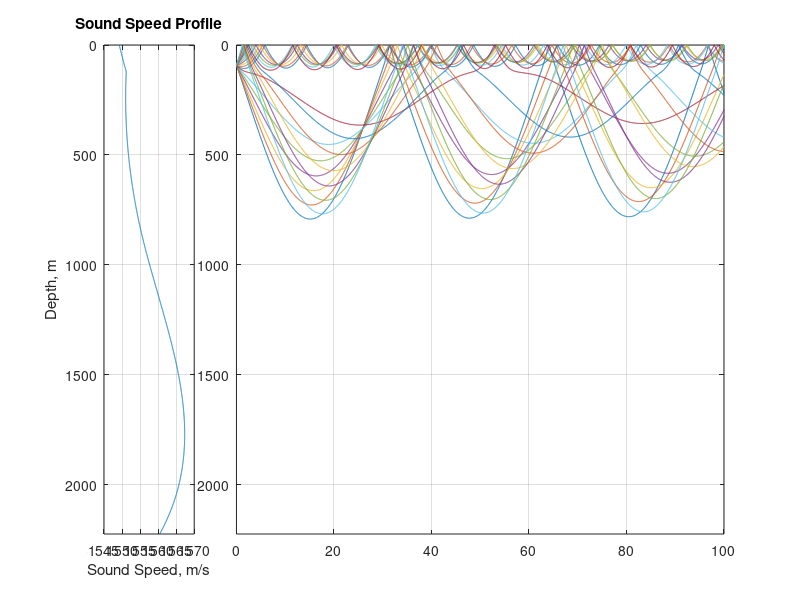

MATLAB code to generate this figure: (Note: this script raises an error after producing the figure.)
%% UNDERWATER RAT TRACER.

% Dimitri Croes
% Engineering physics student at Eindhoven, The Netherlands
% 2021

% paper used for making this tool
% TU Delft, “Underwater propagation Ray acoustics,” pp. 65–80.



%% Clear
clear
close all
clc
%% Setup SSP


%Depth, Positive is down
z=[0 102 204 306 408 537 667 796 926 1056 1185 1315 1444 1574 1704 1833 1963 2092 2222 2352 2481 2611 2740]/3.281;
%SSP
c=[5082.99 5084.57 5086.16 5087.75 5089.33 5089.05 5088.88 5088.84 5088.91 5089.09 5089.40 5089.82 5090.36 5091.02 5091.80 5092.69 5093.71 5094.84 5096.09 5097.45 5098.94 5100.54 5102.26]/3.281;

%interpolation of SSP
zz = 0:1:round(7300/3.281);
cc=interp1(z,c,zz,'pchip','extrap');

%% initial values
xmax=100000; %max value of x.
dx=50; %step size of x (lower = longer calculations and bigger files)
x0=0; %start x position
z0=91; %start depth positive is down
theta0=linspace(-4,4,20); %starting angle (can be array of angles)

%% run Simulation
arch = computer('arch');

if zz(1) ~= 0 %extend SSP to surface if that isn't already the case.
    zz = [0 zz(:)'];
    cc = [cc(1) cc(:)'];
end


g = diff(cc)./diff(zz); %Calculate gradient for every depth of zz


for m=1:length(theta0) % loops through starting angles
    %calculate first values by "Hand"
    x(1)=x0;
    Z(1)=z0;
    
    angle(1)=theta0(m);
    c0(1)=cc(Z(1));
    G=g(Z(1));
    R0(1)=-c0(1)/(cosd(angle(1))*G);
    
    i=2;
    while x<=xmax
        x(i)=x(i-1)+dx;
        angle(i)=asind(((x(i)-x(i-1))/R0(i-1))+sind(angle(i-1))); %new angle
        
        
        Z(i)=(R0(i-1)*(cosd(angle(i))-cosd(angle(i-1))))+Z(i-1); %new depth
        if Z(i)<1 %if new depth is above surface (or out of bounds)
            Z(i)=0; %set depth to surface
            angle(i)=-angle(i-1); %reflect ray
            c0(i)=cc(1); %set speed to surface speed
            G=g(1); %set gradient to surface gradient
        elseif Z(i)>zz(end) %if new depth is under seafloor (or out of bounds)
            Z(i)=zz(end);
            angle(i)=-angle(i-1);
            c0(i)=cc(end);
            G=g(end);
            
        else
            c0(i)=cc(floor(Z(i)+1))+(Z(i)+1-floor(Z(i)+1))*((cc(ceil(Z(i)+1))-cc(floor(Z(i)+1)))/(ceil(Z(i)+1)-floor(Z(i)+1))); %lineair interpolation of speed at current depth
            
            
            G=g(round(Z(i))); %gradient at current depth (should also be interpolated like above but im lazy)
            
        end
        
        
        
        
        R0(i)=c0(i)/(cosd(angle(i))*G); %calculate curvature radius
        
        
        i=i+1;
        
    end
    X{m}=x; %store variables to cell
    ZZ{m}=Z;
    clear x Z R0 angle %clean variables for new run
end
%% plotting
f = figure(1);
if strcmp(arch,'maci')
    set(f,'Position',[10 1500 1300 400])
else
    set(f,'Position',[10 100 1300 400])
end
subplot(1,5,1)
plot(cc,zz);
axis ij
grid on
title('Sound Speed Profile')
xlabel('Sound Speed, m/s')
ylabel('Depth, m')
ylim([0 zz(end)])
subplot(1,5,2:5)


for m=1:length(theta0)
    plot(X{m}/1000,ZZ{m})
    hold on
end
hold off
xlim([0 xmax/1000])
ylim([0 zz(end)])
axis ij
grid on
title('Ray Trace, Start Depth: '+string(z0)+'m')
xlabel('Distance, km')
ylabel('Depth, m')
legend('Start Angle: '+string(theta0),'Location','southeast')